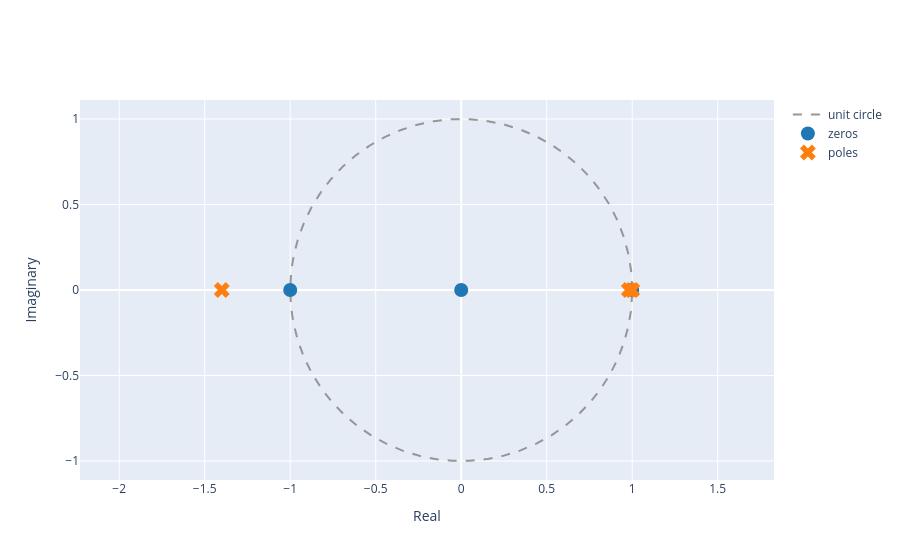

Here is the notebook cell this chart was saved with:
### Markdown cell above
2.1 Use the function `plot_zeros_poles` to plot the zeros and poles of the system.

Note: use $w_n = \pi/4$ and $r=0.99$.

### Code cell
import numpy as np
from scipy import signal
import matplotlib.pyplot as plt

wn = np.pi / 4
r = 0.99

b = [1, 0, -1]
a = [1, -2*r*np.cos(wn), r**2]
plot_zeros_poles(b, a)

### Figure 1 — Plotly figure (JSON) as saved in the notebook; plotly's stock layout.template omitted (floating-point values rounded to 4 significant figures; data arrays with more than 128 entries replaced by an {"elided": "..."} marker saying what was removed)
{"data": [{"line": {"color": "rgb(150,150,150)", "dash": "dash", "shape": "linear"}, "mode": "lines", "name": "unit circle", "type": "scatter", "x": {"elided": "1000 float values"}, "y": {"elided": "1000 float values"}}, {"marker": {"color": "#1f77b4", "size": 14, "symbol": "circle"}, "mode": "markers", "name": "zeros", "type": "scatter", "x": [1, 0, -1], "y": [0, 0, 0]}, {"marker": {"color": "#ff7f0e", "size": 14, "symbol": "x"}, "mode": "markers", "name": "poles", "type": "scatter", "x": [1.0, -1.4, 0.9801], "y": [0.0, 0.0, 0.0]}], "layout": {"xaxis": {"title": {"text": "Real"}}, "yaxis": {"scaleanchor": "x", "scaleratio": 1, "title": {"text": "Imaginary"}}}}
